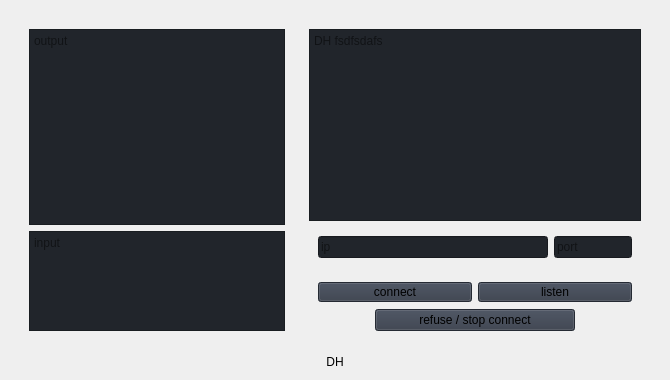
                     <widget class="QWidget" name="DH_page">
                      <layout class="QVBoxLayout" name="verticalLayout_24">
                       <item>
                        <widget class="QWidget" name="horizontalWidget" native="true">
                         <property name="minimumSize">
                          <size>
                           <width>0</width>
                           <height>100</height>
                          </size>
                         </property>
                         <layout class="QHBoxLayout" name="horizontalLayout_10">
                          <item>
                           <widget class="QWidget" name="verticalWidget" native="true">
                            <property name="minimumSize">
                             <size>
                              <width>0</width>
                              <height>0</height>
                             </size>
                            </property>
                            <property name="maximumSize">
                             <size>
                              <width>800</width>
                              <height>16777215</height>
                             </size>
                            </property>
                            <layout class="QVBoxLayout" name="verticalLayout_35">
                             <item>
                              <widget class="QPlainTextEdit" name="plainTextEdit_16">
                               <property name="maximumSize">
                                <size>
                                 <width>16777215</width>
                                 <height>400</height>
                                </size>
                               </property>
                               <property name="styleSheet">
                                <string notr="true">background-color: rgb(33, 37, 43);</string>
                               </property>
                               <property name="placeholderText">
                                <string>output</string>
                               </property>
                              </widget>
                             </item>
                             <item>
                              <widget class="QPlainTextEdit" name="plainTextEdit_19">
                               <property name="maximumSize">
                                <size>
                                 <width>16777215</width>
                                 <height>100</height>
                                </size>
                               </property>
                               <property name="styleSheet">
                                <string notr="true">background-color: rgb(33, 37, 43);</string>
                               </property>
                               <property name="placeholderText">
                                <string>input</string>
                               </property>
                              </widget>
                             </item>
                            </layout>
                           </widget>
                          </item>
                          <item>
                           <widget class="QWidget" name="verticalWidget" native="true">
                            <property name="maximumSize">
                             <size>
                              <width>350</width>
                              <height>16777215</height>
                             </size>
                            </property>
                            <layout class="QVBoxLayout" name="verticalLayout_40">
                             <item>
                              <widget class="QPlainTextEdit" name="plainTextEdit_20">
                               <property name="maximumSize">
                                <size>
                                 <width>16777215</width>
                                 <height>300</height>
                                </size>
                               </property>
                               <property name="styleSheet">
                                <string notr="true">background-color: rgb(33, 37, 43);</string>
                               </property>
                               <property name="placeholderText">
                                <string>DH fsdfsdafs</string>
                               </property>
                              </widget>
                             </item>
                             <item>
                              <widget class="QWidget" name="formWidget_2" native="true">
                               <property name="maximumSize">
                                <size>
                                 <width>16777215</width>
                                 <height>50</height>
                                </size>
                               </property>
                               <layout class="QHBoxLayout" name="horizontalLayout_14">
                                <item>
                                 <widget class="QLineEdit" name="lineEdit_9">
                                  <property name="minimumSize">
                                   <size>
                                    <width>230</width>
                                    <height>0</height>
                                   </size>
                                  </property>
                                  <property name="styleSheet">
                                   <string notr="true">background-color: rgb(33, 37, 43);</string>
                                  </property>
                                  <property name="placeholderText">
                                   <string>ip</string>
                                  </property>
                                 </widget>
                                </item>
                                <item>
                                 <widget class="QLineEdit" name="lineEdit_10">
                                  <property name="styleSheet">
                                   <string notr="true">background-color: rgb(33, 37, 43);</string>
                                  </property>
                                  <property name="placeholderText">
                                   <string>port</string>
                                  </property>
                                 </widget>
                                </item>
                               </layout>
                              </widget>
                             </item>
                             <item>
                              <widget class="QWidget" name="formWidget" native="true">
                               <property name="maximumSize">
                                <size>
                                 <width>16777215</width>
                                 <height>30</height>
                                </size>
                               </property>
                               <layout class="QHBoxLayout" name="horizontalLayout_13">
                                <item>
                                 <widget class="QPushButton" name="pushButton_13">
                                  <property name="minimumSize">
                                   <size>
                                    <width>0</width>
                                    <height>20</height>
                                   </size>
                                  </property>
                                  <property name="styleSheet">
                                   <string notr="true">background-color: rgb(52, 59, 72);</string>
                                  </property>
                                  <property name="text">
                                   <string>connect</string>
                                  </property>
                                 </widget>
                                </item>
                                <item>
                                 <widget class="QPushButton" name="pushButton_14">
                                  <property name="minimumSize">
                                   <size>
                                    <width>0</width>
                                    <height>20</height>
                                   </size>
                                  </property>
                                  <property name="styleSheet">
                                   <string notr="true">background-color: rgb(52, 59, 72);</string>
                                  </property>
                                  <property name="text">
                                   <string>listen</string>
                                  </property>
                                 </widget>
                                </item>
                               </layout>
                              </widget>
                             </item>
                             <item alignment="Qt::AlignHCenter">
                              <widget class="QPushButton" name="pushButton_12">
                               <property name="minimumSize">
                                <size>
                                 <width>200</width>
                                 <height>0</height>
                                </size>
                               </property>
                               <property name="layoutDirection">
                                <enum>Qt::LeftToRight</enum>
                               </property>
                               <property name="styleSheet">
                                <string notr="true">background-color: rgb(52, 59, 72);</string>
                               </property>
                               <property name="text">
                                <string>refuse / stop connect</string>
                               </property>
                              </widget>
                             </item>
                            </layout>
                           </widget>
                          </item>
                         </layout>
                        </widget>
                       </item>
                       <item>
                        <widget class="QLabel" name="label_5">
                         <property name="text">
                          <string>DH</string>
                         </property>
                         <property name="alignment">
                          <set>Qt::AlignCenter</set>
                         </property>
                        </widget>
                       </item>
                      </layout>
                     </widget>
